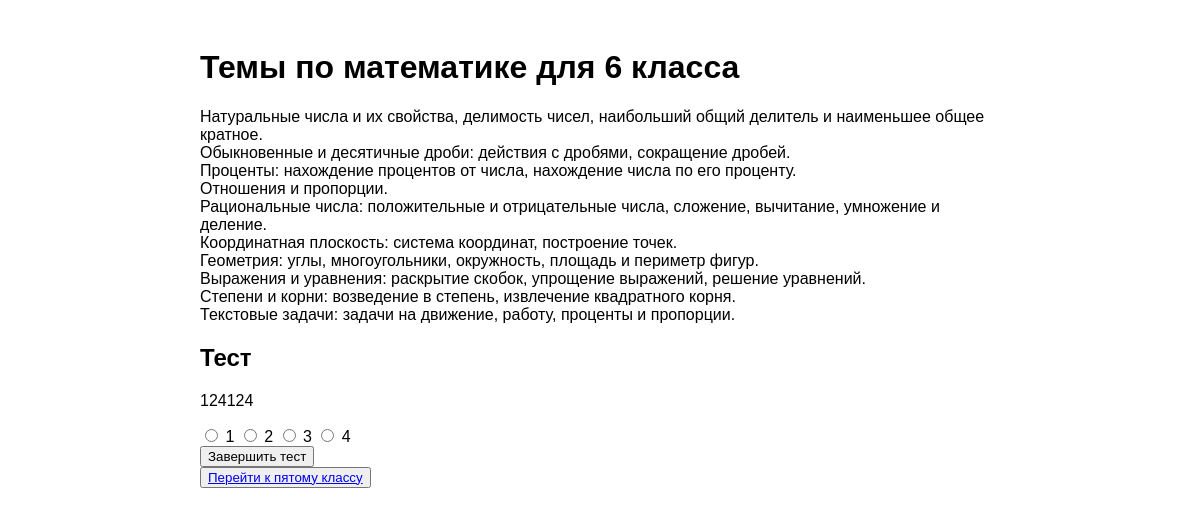
Page /sixth/ on the committed database.
### core/models.py (models this page shows, shortened)
class Question(models.Model):
    text = models.TextField()
    classroom = models.ForeignKey(Classroom, on_delete=models.CASCADE, related_name="questions")

class Answer(models.Model):
    question = models.ForeignKey(Question, on_delete=models.CASCADE, related_name="answers")
    text = models.CharField(max_length=255)
    is_correct = models.BooleanField(default=False)

### core/views.py (the view)
# urls.py: path('sixth/', sixth_class_view, name='sixth'),
def sixth_class_view(request):
    questions = Question.objects.filter(classroom_id=6)
    return render(request, "sixth.html", {"questions": questions})

### core/templates/sixth.html (shortened to what this page needs)
<!DOCTYPE html>
<html lang="ru">
  <head>
    {% load static %}
    <link rel="stylesheet" href="{% static 'css/style.css' %}" />
  </head>
  <body class="box">
    <div class="box_1">
      <h1>Темы по математике для 6 класса</h1>
      <div class="topic">
        Натуральные числа и их свойства, делимость чисел, наибольший общий
        делитель и наименьшее общее кратное.
      </div>
      <div class="topic">
        Обыкновенные и десятичные дроби: действия с дробями, сокращение дробей.
      </div>
      <div class="topic">
        Проценты: нахождение процентов от числа, нахождение числа по его
        проценту.
      </div>
      <div class="topic">Отношения и пропорции.</div>
      <div class="topic">
        Рациональные числа: положительные и отрицательные числа, сложение,
        вычитание, умножение и деление.
      </div>
      <div class="topic">
        Координатная плоскость: система координат, построение точек.
      </div>
      <div class="topic">
        Геометрия: углы, многоугольники, окружность, площадь и периметр фигур.
      </div>
      <div class="topic">
        Выражения и уравнения: раскрытие скобок, упрощение выражений, решение
        уравнений.
      </div>
      <div class="topic">
        Степени и корни: возведение в степень, извлечение квадратного корня.
      </div>
      <div class="topic">
        Текстовые задачи: задачи на движение, работу, проценты и пропорции.
      </div>
      <h2>Тест</h2>
      <form id="test-form">
        {% for question in questions %}
        <div class="question">
          <p>{{ question.text }}</p>
          {% for answer in question.answers.all %}
          <label>
            <input
              type="radio"
              name="question_{{ question.id }}"
              value="{{ answer.id }}"
            />
            {{ answer.text }}
          </label>
          {% endfor %}
        </div>
        {% endfor %}
        <button type="button" onclick="submitTest()">Завершить тест</button>
      </form>
      <button><a href="{% url 'fifth' %}">Перейти к пятому классу</a></button>
    </div>
  </body>
</html>

### core/static/css/style.css (style rules this page uses)
.box { display: flex; justify-content: center; align-items: center; flex-direction: column; padding: 20px; }
.box_1 { width: 100%; max-width: 800px; margin: 0 auto; text-align: left; font-family: Arial, Helvetica, sans-serif; }

### rows in the picture
Question: text "124124"
Answer: text "1"
Answer: text "2"
Answer: text "3"
Answer: text "4"
